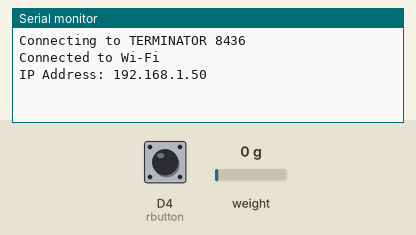
This sketch was run on a simulated ESP8266 (NodeMCU). Parts: the last lines printed to the serial monitor. The test bench sets the inputs (shaded band); at power-on: weight on the scale 0 g, D4 (rbutton) HIGH. WiFi joins after 1.5 s; servers stay silent unless stated; uploads are accepted with an empty reply.

Above: at 5.0 s.
5.1 s: weight on the scale set to 100 g
At 7.7 s:
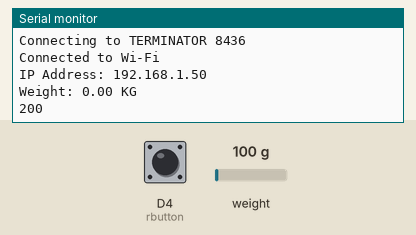
8.0 s: weight on the scale set to 1250 g
At 9.17 s:
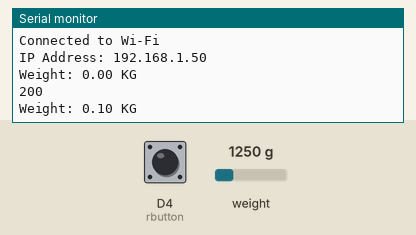
Timing chart, 0 to 11.0 s (numbered marks = the images above; inputs shaded):
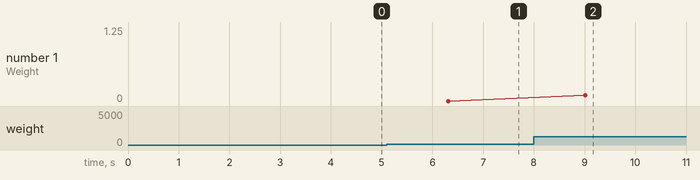

The sketch:

load.ino
```cpp
#include <ESP8266WiFi.h>
#include "HX711.h"
#define BLYNK_TEMPLATE_ID "TMPL3M_2SYtky"
#define BLYNK_TEMPLATE_NAME "CartGo"
#define BLYNK_PRINT Serial
#include <Blynk.h>
#include <BlynkSimpleEsp8266.h>
#include <Wire.h>
#include <ESP8266HTTPClient.h>
#define BLYNK_PRINT Serial

const char *ssid = "TERMINATOR 8436"; // replace with your wifi ssid and wpa2 key
const char *pass = "pikapika";
char auth[] = "EbUcmAU5O55oUll9OTLZEJREe7b5IYkI"; // You should get Auth Token in the Blynk App.
const char *serverUrl = "http://192.168.137.1:3000/sendData";

WiFiClient client;
HTTPClient http;

HX711 scale(D5, D6);

int rbutton = D4; // this button will be used to reset the scale to 0.
float weight;
float calibration_factor = -109525; // for me this vlaue works just perfect 419640

void setup()
{
    Serial.begin(115200);
    pinMode(rbutton, INPUT_PULLUP);
    scale.set_scale();
    scale.tare();                            // Reset the scale to 0
    long zero_factor = scale.read_average(); // Get a baseline reading
    Blynk.begin(auth, ssid, pass);
    Wire.begin(D2, D1);
    WiFi.begin(ssid, pass);
    Serial.println();
    Serial.println();
    Serial.print("Connecting to ");
    Serial.println(ssid);

    WiFi.begin(ssid, pass);

    while (WiFi.status() != WL_CONNECTED)
    {
        delay(500);
        Serial.print(".");
    }

    Serial.println("");
    Serial.println("Connected to Wi-Fi");
    Serial.print("IP Address: ");
    Serial.println(WiFi.localIP());
}

void sendDataToServer(float weight)
{
    if (WiFi.status() == WL_CONNECTED)
    {
        WiFiClient wifiClient;
        HTTPClient http;

        http.begin(wifiClient, serverUrl);
        http.addHeader("Content-Type", "application/json");

        // Create JSON payload with the data to be sent
        String jsonPayload = "{\"cartId\": \"12345\", \"weight\":" + String(weight) + "}";

        int httpResponseCode = http.POST(jsonPayload);

        if (httpResponseCode > 0)
        {
            String response = http.getString();
            Serial.println(httpResponseCode);
            Serial.println(response);
        }
        else
        {
            Serial.print("Error on sending POST: ");
            Serial.println(httpResponseCode);
        }

        http.end();
    }
    else
    {
        Serial.println("Error in WiFi connection");
    }
}

void loop()

{

    Blynk.run();
    scale.set_scale(calibration_factor); // Adjust to this calibration factor

    weight = scale.get_units(5);

    Blynk.virtualWrite(V3, weight);
    delay(2000);

    Serial.print("Weight: ");
    Serial.print(weight);
    Serial.println(" KG");
    Serial.println();

    sendDataToServer(weight);

    if (digitalRead(rbutton) == LOW)
    {
        scale.set_scale();
        scale.tare(); // Reset the scale to 0
    }
}
```

Measured:
- plotted number 1: 0 → 1.25 after the input at 8.0 s
